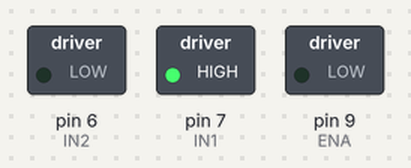
A sketch run on a simulated Arduino Uno, built with avr-gcc and run on an emulated ATmega328P. On the bench: switched loads named in the sketch (green lamp = pin HIGH).

Above: at 0.1 s.
At 9.9 s:
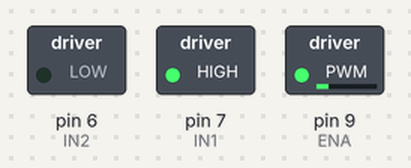
At 19.9 s:
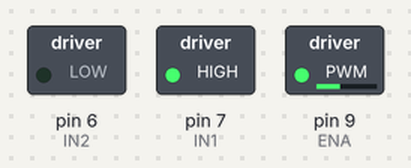
At 39.9 s:
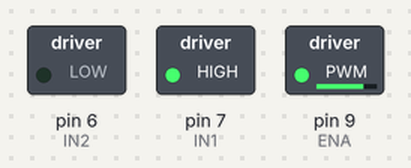
Timing chart, 0 to 40.0 s (numbered marks = the images above):
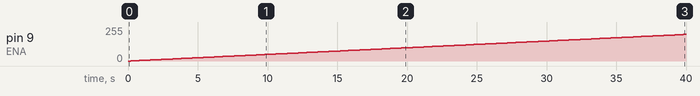

Measured:
- by itself, pin 9 (ENA): moves from 0/255 to 199/255 over 39.6 s

The sketch:

Code03.ino
```cpp
// DC Motor
// L298N Motor Driver Pins
const int ENA = 9;
const int IN1 = 7;
const int IN2 = 6;

void setup() {
  pinMode(ENA, OUTPUT);
  pinMode(IN1, OUTPUT);
  pinMode(IN2, OUTPUT);

  // set motor direction
  digitalWrite(IN1, HIGH);
  digitalWrite(IN2, LOW);
}

void loop() {

  // Gradually increase speed
  for (int speed = 0; speed <= 255; speed++) {
    analogWrite(ENA, speed);
    delay(200);
  }

  delay(1000);

  // Gradually decrease speed
  for (int speed = 255; speed >= 0; speed--) {
    analogWrite(ENA, speed);
    delay(200);
  }

  delay(1000);
}
```
